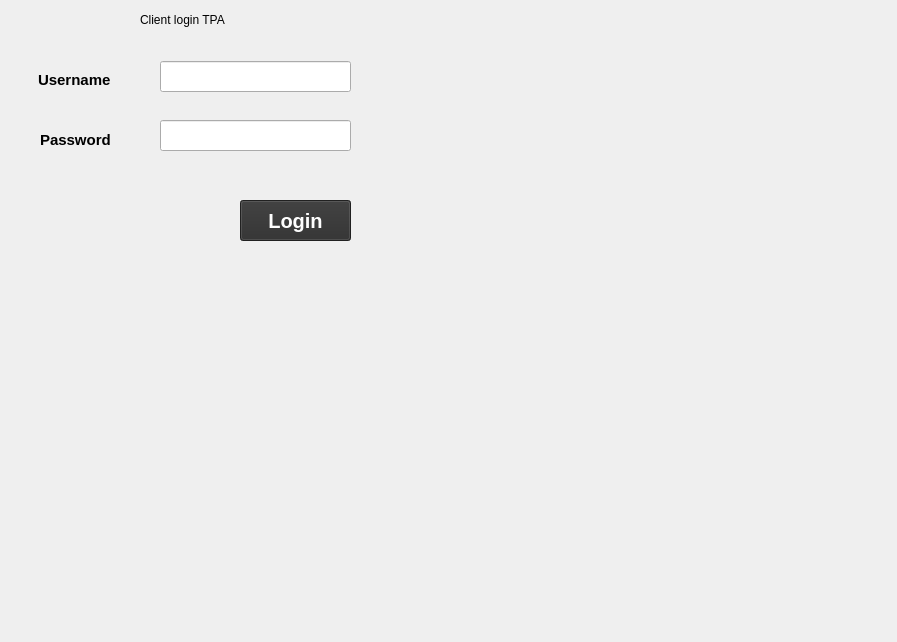
<?xml version="1.0" encoding="UTF-8"?>
<ui version="4.0">
 <class>CaptchaGame</class>
 <widget class="QStackedWidget" name="CaptchaGame">
  <property name="geometry">
   <rect>
    <x>0</x>
    <y>0</y>
    <width>897</width>
    <height>642</height>
   </rect>
  </property>
  <property name="windowTitle">
   <string>StackedWidget</string>
  </property>
  <widget class="QWidget" name="loginPage">
   <widget class="QLabel" name="label">
    <property name="geometry">
     <rect>
      <x>38</x>
      <y>70</y>
      <width>101</width>
      <height>20</height>
     </rect>
    </property>
    <property name="styleSheet">
     <string notr="true">font-weight:bold;font-size:15px;</string>
    </property>
    <property name="text">
     <string>Username</string>
    </property>
   </widget>
   <widget class="QLabel" name="label_2">
    <property name="geometry">
     <rect>
      <x>40</x>
      <y>130</y>
      <width>101</width>
      <height>20</height>
     </rect>
    </property>
    <property name="styleSheet">
     <string notr="true">font-weight:bold;font-size:15px;</string>
    </property>
    <property name="text">
     <string>Password</string>
    </property>
   </widget>
   <widget class="QLineEdit" name="usernameBox">
    <property name="geometry">
     <rect>
      <x>160</x>
      <y>61</y>
      <width>191</width>
      <height>31</height>
     </rect>
    </property>
   </widget>
   <widget class="QLineEdit" name="passwordBox">
    <property name="geometry">
     <rect>
      <x>160</x>
      <y>120</y>
      <width>191</width>
      <height>31</height>
     </rect>
    </property>
    <property name="echoMode">
     <enum>QLineEdit::Password</enum>
    </property>
   </widget>
   <widget class="QPushButton" name="loginButton">
    <property name="geometry">
     <rect>
      <x>240</x>
      <y>200</y>
      <width>111</width>
      <height>41</height>
     </rect>
    </property>
    <property name="styleSheet">
     <string notr="true">background:#2e2e2e;color:#fefefe;font-weight:bold;font-size:20px;</string>
    </property>
    <property name="text">
     <string>Login</string>
    </property>
   </widget>
   <widget class="QLabel" name="label_3">
    <property name="geometry">
     <rect>
      <x>140</x>
      <y>10</y>
      <width>201</width>
      <height>20</height>
     </rect>
    </property>
    <property name="text">
     <string>Client login TPA</string>
    </property>
   </widget>
  </widget>
  <widget class="QWidget" name="mainGamePage">
   <widget class="QLabel" name="questionLabel">
    <property name="geometry">
     <rect>
      <x>260</x>
      <y>20</y>
      <width>341</width>
      <height>20</height>
     </rect>
    </property>
    <property name="text">
     <string>Welcome</string>
    </property>
   </widget>
   <widget class="QTableWidget" name="tableWidget">
    <property name="geometry">
     <rect>
      <x>110</x>
      <y>290</y>
      <width>601</width>
      <height>351</height>
     </rect>
    </property>
   </widget>
   <widget class="QPushButton" name="selectFileButton">
    <property name="geometry">
     <rect>
      <x>500</x>
      <y>70</y>
      <width>161</width>
      <height>41</height>
     </rect>
    </property>
    <property name="text">
     <string>Select File</string>
    </property>
   </widget>
   <widget class="QLineEdit" name="fileNameBox">
    <property name="geometry">
     <rect>
      <x>120</x>
      <y>70</y>
      <width>371</width>
      <height>41</height>
     </rect>
    </property>
   </widget>
   <widget class="QPushButton" name="uploadButton">
    <property name="geometry">
     <rect>
      <x>369</x>
      <y>140</y>
      <width>121</width>
      <height>41</height>
     </rect>
    </property>
    <property name="text">
     <string>Upload</string>
    </property>
   </widget>
  </widget>
 </widget>
 <resources/>
 <connections/>
</ui>
